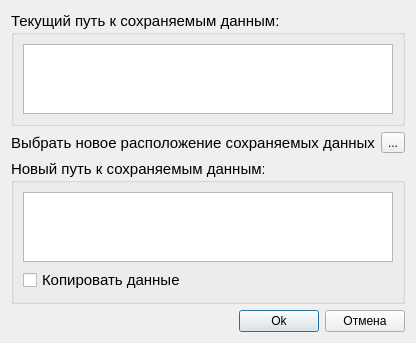
<?xml version="1.0" encoding="UTF-8"?>
<ui version="4.0">
 <class>SaveDirectoryPathDialog</class>
 <widget class="QDialog" name="SaveDirectoryPathDialog">
  <property name="geometry">
   <rect>
    <x>0</x>
    <y>0</y>
    <width>410</width>
    <height>328</height>
   </rect>
  </property>
  <property name="windowTitle">
   <string>Dialog</string>
  </property>
  <layout class="QVBoxLayout" name="verticalLayout">
   <item>
    <widget class="QGroupBox" name="groupBox_2">
     <property name="font">
      <font>
       <pointsize>11</pointsize>
      </font>
     </property>
     <property name="title">
      <string>Текущий путь к сохраняемым данным:</string>
     </property>
     <layout class="QVBoxLayout" name="verticalLayout_6">
      <item>
       <widget class="QTextEdit" name="CurSavePath"/>
      </item>
     </layout>
    </widget>
   </item>
   <item>
    <layout class="QHBoxLayout" name="horizontalLayout">
     <item>
      <widget class="QLabel" name="label_2">
       <property name="font">
        <font>
         <pointsize>11</pointsize>
        </font>
       </property>
       <property name="text">
        <string>Выбрать новое расположение сохраняемых данных</string>
       </property>
      </widget>
     </item>
     <item>
      <widget class="QToolButton" name="browse_dirs">
       <property name="text">
        <string>...</string>
       </property>
      </widget>
     </item>
    </layout>
   </item>
   <item>
    <widget class="QGroupBox" name="groupBox">
     <property name="font">
      <font>
       <pointsize>11</pointsize>
      </font>
     </property>
     <property name="title">
      <string>Новый путь к сохраняемым данным:</string>
     </property>
     <layout class="QVBoxLayout" name="verticalLayout_5">
      <item>
       <widget class="QTextEdit" name="newSavePath"/>
      </item>
      <item>
       <widget class="QCheckBox" name="cbxCopyData">
        <property name="text">
         <string>Копировать данные</string>
        </property>
       </widget>
      </item>
     </layout>
    </widget>
   </item>
   <item>
    <layout class="QHBoxLayout" name="horizontalLayout_2">
     <item>
      <spacer name="horizontalSpacer">
       <property name="orientation">
        <enum>Qt::Horizontal</enum>
       </property>
       <property name="sizeHint" stdset="0">
        <size>
         <width>40</width>
         <height>20</height>
        </size>
       </property>
      </spacer>
     </item>
     <item>
      <widget class="QPushButton" name="OK_Button">
       <property name="text">
        <string>Ok</string>
       </property>
      </widget>
     </item>
     <item>
      <widget class="QPushButton" name="Cancel_Button">
       <property name="text">
        <string>Отмена</string>
       </property>
      </widget>
     </item>
    </layout>
   </item>
  </layout>
 </widget>
 <resources/>
 <connections/>
</ui>
